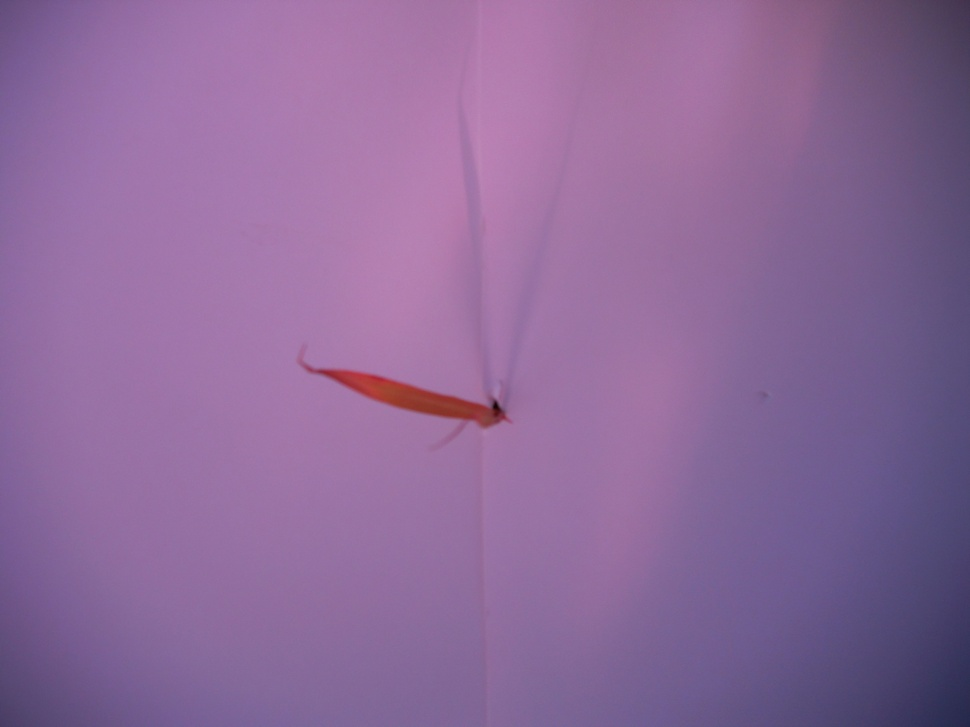
#> input picture ESPACIOS_COLOR/2022_0810_073735_037.JPG, 970 x 727 px, shrunk from 2048 x 1536 before the run, found by its file name
$ jupyter execute 'Prueba color 2.ipynb'
#> lines starting #> are read from the running program, lines starting #| are printed output that depends on the picture
[cell 1]
import cv2

imagen = cv2.imread('2022_0810_073735_037.jpg')
#> imagen is the input picture: shape (727, 970, 3); mean B, G, R 154.1, 105.8, 141

imagen2 = cv2.cvtColor(imagen, cv2.COLOR_BGR2GRAY )
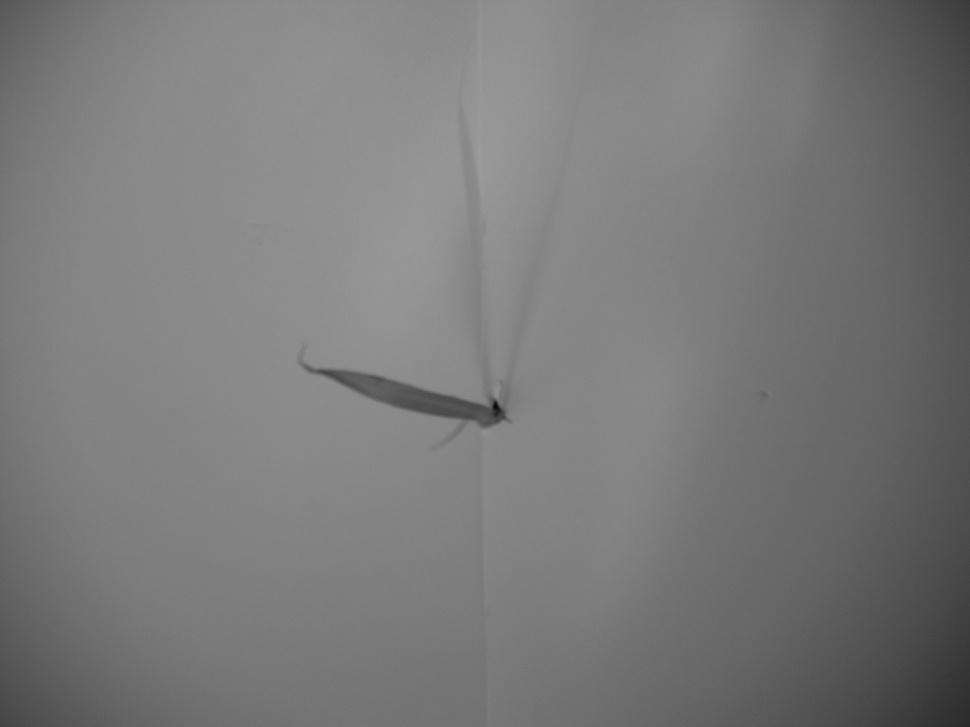
#> imagen2: shape (727, 970); min 8, max 157, mean 121.9
#cv2.imshow('prueba de imagen', imagen2)
cv2.imwrite('NUEVA2_GRAY.JPG', imagen2)

imagen3 = cv2.cvtColor(imagen, cv2.COLOR_BGR2BGRA )
#cv2.imshow('prueba de imagen', imagen2)
cv2.imwrite('NUEVA2_BGRA.JPG', imagen3)

imagen4 = cv2.cvtColor(imagen, cv2.COLOR_BGR2RGB )
#cv2.imshow('prueba de imagen', imagen2)
cv2.imwrite('NUEVA2_RGB.JPG', imagen4)

imagen5 = cv2.cvtColor(imagen, cv2.COLOR_BGR2RGBA )
#cv2.imshow('prueba de imagen', imagen2)
cv2.imwrite('NUEVA2_RGBA.JPG', imagen5)

imagen6 = cv2.cvtColor(imagen, cv2.COLOR_BGR2YCrCb )
#> imagen6: shape (727, 970, 3); mean of channels 0, 1, 2 121.9, 141.6, 146.2
#cv2.imshow('prueba de imagen', imagen2)
cv2.imwrite('NUEVA2_YCrCb.JPG', imagen6)

imagen7 = cv2.cvtColor(imagen, cv2.COLOR_BGR2HSV )
#> imagen7: shape (727, 970, 3); mean H, S, V 141.1, 81.5, 155
#cv2.imshow('prueba de imagen', imagen2)
cv2.imwrite('NUEVA2_HSV.JPG', imagen7)

imagen8 = cv2.cvtColor(imagen, cv2.COLOR_BGR2HSV_FULL )
#> imagen8: shape (727, 970, 3); mean H, S, V 200.7, 81.5, 155
#cv2.imshow('prueba de imagen', imagen2)
cv2.imwrite('NUEVA2_HSV_FULL.JPG', imagen8)

imagen9 = cv2.cvtColor(imagen, cv2.COLOR_BGR2Lab )
#> imagen9: shape (727, 970, 3); mean of channels 0, 1, 2 127, 151.1, 107.2
#cv2.imshow('prueba de imagen', imagen2)
cv2.imwrite('NUEVA2_Lab.JPG', imagen9)

imagen10 = cv2.cvtColor(imagen, cv2.COLOR_BGR2Luv )
#> imagen10: shape (727, 970, 3); mean of channels 0, 1, 2 126.5, 108.1, 103.7
#cv2.imshow('prueba de imagen', imagen2)
cv2.imwrite('NUEVA2_Luv.JPG', imagen10)

imagen11 = cv2.cvtColor(imagen, cv2.COLOR_BGR2HLS )
#> imagen11: shape (727, 970, 3); mean of channels 0, 1, 2 141.1, 130.6, 55.4
#cv2.imshow('prueba de imagen', imagen2)
cv2.imwrite('NUEVA2_HLS.JPG', imagen11)

imagen12 = cv2.cvtColor(imagen, cv2.COLOR_BGR2HLS_FULL )
#> imagen12: shape (727, 970, 3); mean of channels 0, 1, 2 199.9, 130.4, 55.4
#cv2.imshow('prueba de imagen', imagen2)
cv2.imwrite('NUEVA2_HLS_FULL.JPG', imagen12)

imagen13 = cv2.cvtColor(imagen, cv2.COLOR_BGR2YUV )
#> imagen13: shape (727, 970, 3); mean of channels 0, 1, 2 121.9, 143.9, 144.7
#cv2.imshow('prueba de imagen', imagen2)
cv2.imwrite('NUEVA2_YUV.JPG', imagen13)

imagen14 = cv2.cvtColor(imagen, cv2.COLOR_BGR2XYZ )
#> imagen14: shape (727, 970, 3); mean of channels 0, 1, 2 123.8, 116.8, 161.7
#cv2.imshow('prueba de imagen', imagen2)
cv2.imwrite('NUEVA2_XYZ.JPG', imagen14)


cv2.waitKey(0)
cv2.destroyAllWindows()

[cell 2]
import cv2

imagen = cv2.imread('2022_0810_073735_037.jpg')

imagen2 = cv2.cvtColor(imagen, cv2.COLOR_RGB2GRAY )
#cv2.imshow('prueba de imagen', imagen2)
cv2.imwrite('NUEVA3_GRAY.JPG', imagen2)

imagen3 = cv2.cvtColor(imagen, cv2.COLOR_RGB2BGRA )
#cv2.imshow('prueba de imagen', imagen2)
cv2.imwrite('NUEVA3_BGRA.JPG', imagen3)

imagen4 = cv2.cvtColor(imagen, cv2.COLOR_RGB2BGR )
#cv2.imshow('prueba de imagen', imagen2)
cv2.imwrite('NUEVA3_BGR.JPG', imagen4)

imagen5 = cv2.cvtColor(imagen, cv2.COLOR_RGB2RGBA )
#cv2.imshow('prueba de imagen', imagen2)
cv2.imwrite('NUEVA3_RGBA.JPG', imagen5)

imagen6 = cv2.cvtColor(imagen, cv2.COLOR_RGB2YCrCb )
#> imagen6: shape (727, 970, 3); mean of channels 0, 1, 2 124.3, 149.3, 137.4
#cv2.imshow('prueba de imagen', imagen2)
cv2.imwrite('NUEVA3_YCrCb.JPG', imagen6)

imagen7 = cv2.cvtColor(imagen, cv2.COLOR_RGB2HSV )
#> imagen7: shape (727, 970, 3); mean H, S, V 158, 81.5, 155
#cv2.imshow('prueba de imagen', imagen2)
cv2.imwrite('NUEVA3_HSV.JPG', imagen7)

imagen8 = cv2.cvtColor(imagen, cv2.COLOR_RGB2HSV_FULL )
#> imagen8: shape (727, 970, 3); mean H, S, V 224.6, 81.5, 155
#cv2.imshow('prueba de imagen', imagen2)
cv2.imwrite('NUEVA3_HSV_FULL.JPG', imagen8)

imagen9 = cv2.cvtColor(imagen, cv2.COLOR_RGB2Lab )
#> imagen9: shape (727, 970, 3); mean of channels 0, 1, 2 129.5, 153.1, 116.7
#cv2.imshow('prueba de imagen', imagen2)
cv2.imwrite('NUEVA3_Lab.JPG', imagen9)

imagen10 = cv2.cvtColor(imagen, cv2.COLOR_RGB2Luv )
#> imagen10: shape (727, 970, 3); mean of channels 0, 1, 2 128.9, 115.3, 116.5
#cv2.imshow('prueba de imagen', imagen2)
cv2.imwrite('NUEVA3_Luv.JPG', imagen10)

imagen11 = cv2.cvtColor(imagen, cv2.COLOR_RGB2HLS )
#> imagen11: shape (727, 970, 3); mean of channels 0, 1, 2 158, 130.6, 55.4
#cv2.imshow('prueba de imagen', imagen2)
cv2.imwrite('NUEVA3_HLS.JPG', imagen11)

imagen12 = cv2.cvtColor(imagen, cv2.COLOR_RGB2HLS_FULL )
#> imagen12: shape (727, 970, 3); mean of channels 0, 1, 2 223.8, 130.4, 55.4
#cv2.imshow('prueba de imagen', imagen2)
cv2.imwrite('NUEVA3_HLS_FULL.JPG', imagen12)

imagen13 = cv2.cvtColor(imagen, cv2.COLOR_RGB2YUV )
#> imagen13: shape (727, 970, 3); mean of channels 0, 1, 2 124.3, 136.1, 154.1
#cv2.imshow('prueba de imagen', imagen2)
cv2.imwrite('NUEVA3_YUV.JPG', imagen13)

imagen14 = cv2.cvtColor(imagen, cv2.COLOR_RGB2XYZ )
#> imagen14: shape (727, 970, 3); mean of channels 0, 1, 2 126.8, 118.7, 149.5
#cv2.imshow('prueba de imagen', imagen2)
cv2.imwrite('NUEVA3_XYZ.JPG', imagen14)


cv2.waitKey(0)
cv2.destroyAllWindows()
